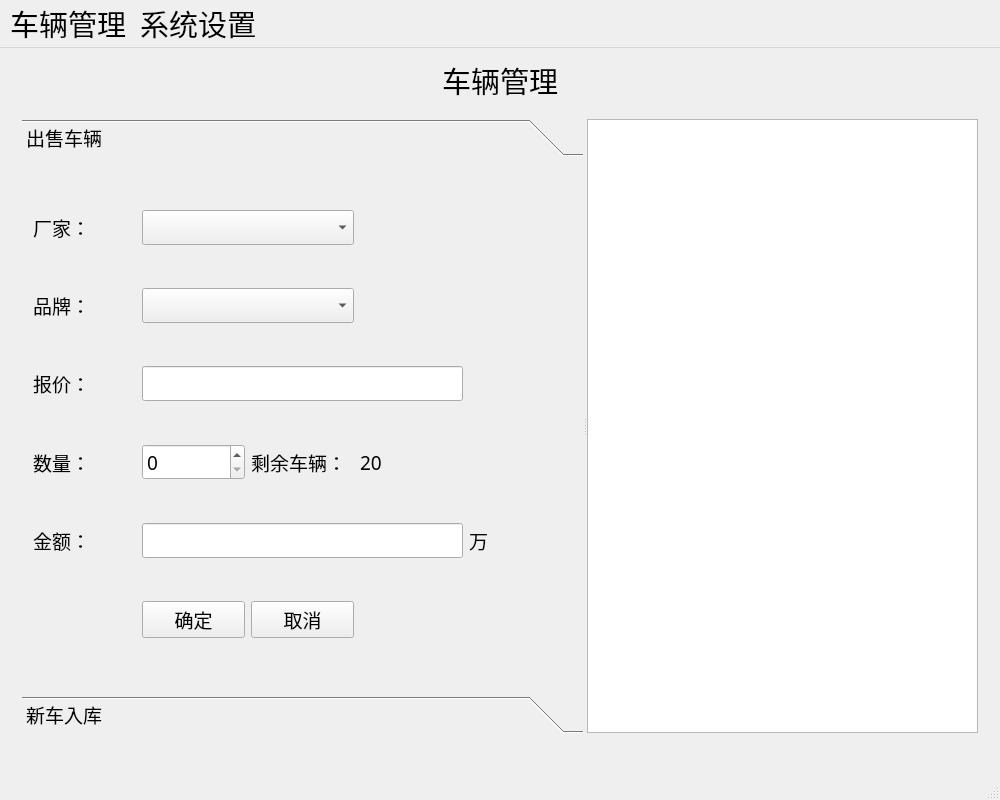
<?xml version="1.0" encoding="UTF-8"?>
<ui version="4.0">
 <class>MainWindow</class>
 <widget class="QMainWindow" name="MainWindow">
  <property name="geometry">
   <rect>
    <x>0</x>
    <y>0</y>
    <width>1000</width>
    <height>800</height>
   </rect>
  </property>
  <property name="sizePolicy">
   <sizepolicy hsizetype="Preferred" vsizetype="Preferred">
    <horstretch>0</horstretch>
    <verstretch>0</verstretch>
   </sizepolicy>
  </property>
  <property name="minimumSize">
   <size>
    <width>1000</width>
    <height>800</height>
   </size>
  </property>
  <property name="maximumSize">
   <size>
    <width>1000</width>
    <height>800</height>
   </size>
  </property>
  <property name="font">
   <font>
    <family>楷体</family>
    <pointsize>22</pointsize>
   </font>
  </property>
  <property name="cursor">
   <cursorShape>ArrowCursor</cursorShape>
  </property>
  <property name="windowTitle">
   <string>MainWindow</string>
  </property>
  <property name="toolButtonStyle">
   <enum>Qt::ToolButtonIconOnly</enum>
  </property>
  <widget class="QWidget" name="centralWidget">
   <layout class="QGridLayout" name="gridLayout">
    <item row="0" column="0">
     <spacer name="horizontalSpacer">
      <property name="orientation">
       <enum>Qt::Horizontal</enum>
      </property>
      <property name="sizeHint" stdset="0">
       <size>
        <width>403</width>
        <height>20</height>
       </size>
      </property>
     </spacer>
    </item>
    <item row="0" column="1">
     <widget class="QLabel" name="label">
      <property name="font">
       <font>
        <pointsize>22</pointsize>
       </font>
      </property>
      <property name="text">
       <string>车辆管理</string>
      </property>
      <property name="alignment">
       <set>Qt::AlignCenter</set>
      </property>
     </widget>
    </item>
    <item row="0" column="2">
     <spacer name="horizontalSpacer_2">
      <property name="orientation">
       <enum>Qt::Horizontal</enum>
      </property>
      <property name="sizeHint" stdset="0">
       <size>
        <width>403</width>
        <height>20</height>
       </size>
      </property>
     </spacer>
    </item>
    <item row="1" column="0" colspan="3">
     <widget class="QStackedWidget" name="stackedWidget">
      <widget class="QWidget" name="car">
       <layout class="QGridLayout" name="gridLayout_2">
        <item row="0" column="0">
         <widget class="QSplitter" name="splitter">
          <property name="orientation">
           <enum>Qt::Horizontal</enum>
          </property>
          <widget class="QToolBox" name="toolBox">
           <property name="minimumSize">
            <size>
             <width>200</width>
             <height>0</height>
            </size>
           </property>
           <property name="font">
            <font>
             <pointsize>14</pointsize>
            </font>
           </property>
           <property name="currentIndex">
            <number>0</number>
           </property>
           <widget class="QWidget" name="page">
            <property name="geometry">
             <rect>
              <x>0</x>
              <y>0</y>
              <width>416</width>
              <height>551</height>
             </rect>
            </property>
            <attribute name="label">
             <string>出售车辆</string>
            </attribute>
            <layout class="QGridLayout" name="gridLayout_3">
             <item row="0" column="0">
              <widget class="QLabel" name="label_2">
               <property name="text">
                <string>厂家：</string>
               </property>
              </widget>
             </item>
             <item row="0" column="1" colspan="2">
              <widget class="QComboBox" name="comboBoxFactory"/>
             </item>
             <item row="0" column="3" colspan="2">
              <spacer name="horizontalSpacer_3">
               <property name="orientation">
                <enum>Qt::Horizontal</enum>
               </property>
               <property name="sizeHint" stdset="0">
                <size>
                 <width>110</width>
                 <height>20</height>
                </size>
               </property>
              </spacer>
             </item>
             <item row="1" column="0">
              <widget class="QLabel" name="label_3">
               <property name="text">
                <string>品牌：</string>
               </property>
              </widget>
             </item>
             <item row="1" column="1" colspan="2">
              <widget class="QComboBox" name="comboBoxBrand"/>
             </item>
             <item row="1" column="3" colspan="2">
              <spacer name="horizontalSpacer_4">
               <property name="orientation">
                <enum>Qt::Horizontal</enum>
               </property>
               <property name="sizeHint" stdset="0">
                <size>
                 <width>110</width>
                 <height>20</height>
                </size>
               </property>
              </spacer>
             </item>
             <item row="2" column="0">
              <widget class="QLabel" name="label_4">
               <property name="text">
                <string>报价：</string>
               </property>
              </widget>
             </item>
             <item row="2" column="1" colspan="3">
              <widget class="QLineEdit" name="lineEditPrice"/>
             </item>
             <item row="3" column="0">
              <widget class="QLabel" name="label_5">
               <property name="text">
                <string>数量：</string>
               </property>
              </widget>
             </item>
             <item row="3" column="1">
              <widget class="QSpinBox" name="spinBox"/>
             </item>
             <item row="3" column="2">
              <widget class="QLabel" name="label_6">
               <property name="text">
                <string>剩余车辆：</string>
               </property>
              </widget>
             </item>
             <item row="4" column="0">
              <widget class="QLabel" name="label_8">
               <property name="text">
                <string>金额：</string>
               </property>
              </widget>
             </item>
             <item row="4" column="1" colspan="3">
              <widget class="QLineEdit" name="lineEditTotal">
               <property name="readOnly">
                <bool>false</bool>
               </property>
              </widget>
             </item>
             <item row="4" column="4">
              <widget class="QLabel" name="label_9">
               <property name="text">
                <string>万</string>
               </property>
              </widget>
             </item>
             <item row="5" column="1" colspan="2">
              <layout class="QHBoxLayout" name="horizontalLayout">
               <item>
                <widget class="QPushButton" name="buttonSure">
                 <property name="text">
                  <string>确定</string>
                 </property>
                </widget>
               </item>
               <item>
                <widget class="QPushButton" name="buttonCancle">
                 <property name="text">
                  <string>取消</string>
                 </property>
                </widget>
               </item>
              </layout>
             </item>
             <item row="3" column="3">
              <widget class="QLabel" name="labelLast">
               <property name="text">
                <string>20</string>
               </property>
              </widget>
             </item>
            </layout>
           </widget>
           <widget class="QWidget" name="page_2">
            <property name="geometry">
             <rect>
              <x>0</x>
              <y>0</y>
              <width>416</width>
              <height>551</height>
             </rect>
            </property>
            <attribute name="label">
             <string>新车入库</string>
            </attribute>
           </widget>
          </widget>
          <widget class="QTextEdit" name="textEdit">
           <property name="minimumSize">
            <size>
             <width>200</width>
             <height>0</height>
            </size>
           </property>
          </widget>
         </widget>
        </item>
       </layout>
      </widget>
      <widget class="QWidget" name="calc"/>
     </widget>
    </item>
   </layout>
  </widget>
  <widget class="QMenuBar" name="menuBar">
   <property name="geometry">
    <rect>
     <x>0</x>
     <y>0</y>
     <width>1000</width>
     <height>43</height>
    </rect>
   </property>
   <widget class="QMenu" name="menu">
    <property name="title">
     <string>车辆管理</string>
    </property>
    <addaction name="actionCar"/>
    <addaction name="actionCalc"/>
   </widget>
   <widget class="QMenu" name="menu_2">
    <property name="title">
     <string>系统设置</string>
    </property>
   </widget>
   <addaction name="menu"/>
   <addaction name="menu_2"/>
  </widget>
  <widget class="QStatusBar" name="statusBar"/>
  <action name="actionCar">
   <property name="text">
    <string>车辆管理</string>
   </property>
  </action>
  <action name="actionCalc">
   <property name="text">
    <string>销售统计</string>
   </property>
  </action>
 </widget>
 <layoutdefault spacing="6" margin="11"/>
 <resources/>
 <connections/>
</ui>
